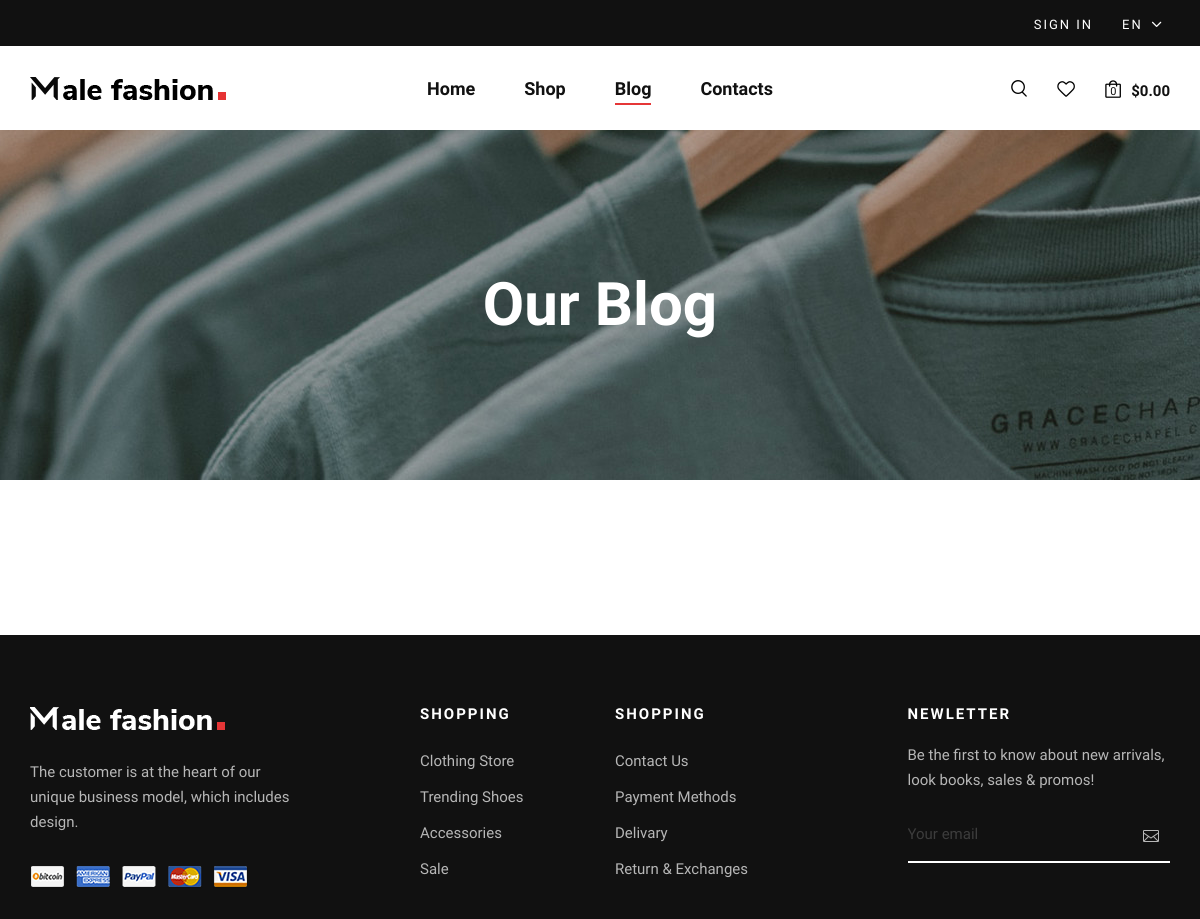
/blog/, run on an earlier commit of the app's database.
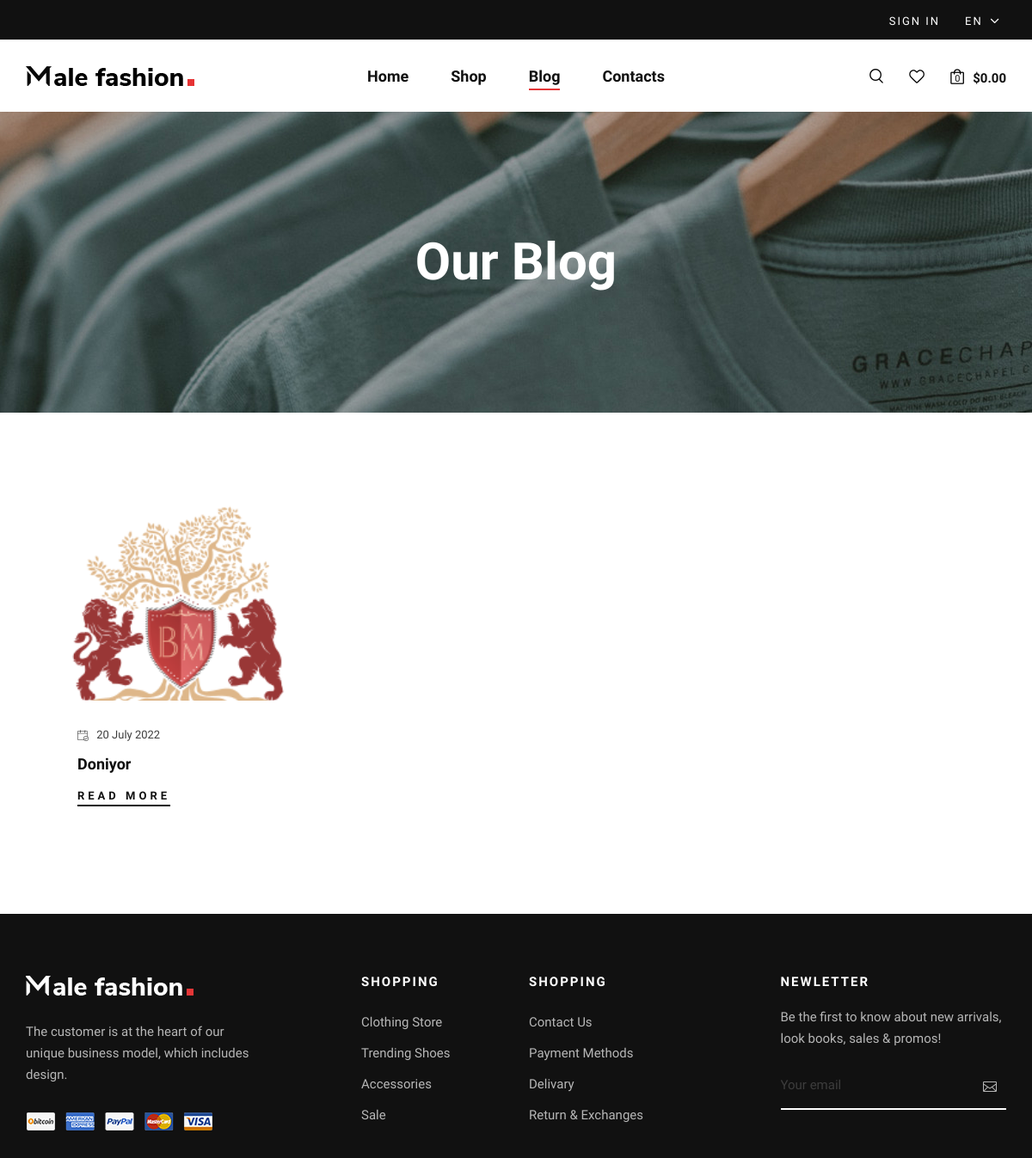
And on a later commit of the database.
### blogs/models.py (models this page shows, shortened)
class PostModel(models.Model):
    title = models.CharField(max_length=255, verbose_name=_('title'))
    body = RichTextUploadingField(verbose_name=_('body'))
    main_image = models.ImageField(upload_to='main_images/', verbose_name=_('main image'))
    banner = models.ImageField(upload_to='post_banners/', verbose_name=_('banner'))
    auther = models.ForeignKey(AutherModel, related_name='posts', on_delete=models.RESTRICT)
    tag = models.ManyToManyField(PostTagModel, related_name='posts', verbose_name=_('tag'))
    created_at = models.DateTimeField(auto_now_add=True, verbose_name=_('created at'))
    class Meta:
        verbose_name = _('post')
        verbose_name_plural = _('posts')

### blogs/views.py (the view)
# urls.py: path('', PostListView.as_view(), name='posts'),
class PostListView(ListView):
    template_name = 'blog.html'
    def get_queryset(self):
        qs = PostModel.objects.order_by('-id')
        tag = self.request.GET.get('tag')
        if tag:
            qs = qs.filter(tag__name=tag)
        return qs

### templates/blog.html
{% extends 'layouts/base.html' %}
{% load static %}
{% block content %}
    <section class="breadcrumb-blog set-bg" data-setbg="{% static 'img/breadcrumb-bg.jpg' %}">
        <div class="container">
            <div class="row">
                <div class="col-lg-12">
                    {% if request.GET %}
                        <h2>#{{ request.GET.tag }}</h2>
                    {% else %}
                        <h2>Our Blog</h2>
                    {% endif %}
                </div>
            </div>
        </div>
    </section>
    <section class="blog spad">
        <div class="container">
            <div class="row">
                {% for post in object_list %}
                    <div class="col-lg-4 col-md-6 col-sm-6">
                        <div class="blog__item">
                            <div class="blog__item__pic set-bg" data-setbg="{{ post.main_image.url }}"></div>
                            <div class="blog__item__text">
                                <span><img src="{% static 'img/icon/calendar.png' %}" alt=""> {{ post.created_at|date:"d F Y" }}</span>
                                <h5>{{ post.title|title|truncatewords:"10" }}</h5>
                                <a href="{% url 'blogs:detail' post.pk %}">Read More</a>
                            </div>
                        </div>
                    </div>
                {% endfor %}
            </div>
        </div>
    </section>
{% endblock %}

### templates/layouts/base.html (shortened to what this page needs)
{% load static %}
<!DOCTYPE html>
<html lang="zxx">
<head>
    <link rel="stylesheet" href="{% static 'css/bootstrap.min.css' %}" type="text/css">
    <link rel="stylesheet" href="{% static 'css/font-awesome.min.css' %}" type="text/css">
    <link rel="stylesheet" href="{% static 'css/elegant-icons.css' %}" type="text/css">
    <link rel="stylesheet" href="{% static 'css/magnific-popup.css' %}" type="text/css">
    <link rel="stylesheet" href="{% static 'css/nice-select.css' %}" type="text/css">
    <link rel="stylesheet" href="{% static 'css/owl.carousel.min.css' %}" type="text/css">
    <link rel="stylesheet" href="{% static 'css/slicknav.min.css' %}" type="text/css">
    <link rel="stylesheet" href="{% static 'css/style.css' %}" type="text/css">
</head>
<body>
{% include 'layouts/navbar.html' %}
{% block content %}
{% endblock %}
{% include 'layouts/footer.html' %}
</body>
</html>

### templates/layouts/navbar.html (shortened to what this page needs)
{% load static %}
<header class="header">
    <div class="header__top">
        <div class="container">
            <div class="row">
                <div class="col-lg-6 col-md-7">
                </div>
                <div class="col-lg-6 col-md-5">
                    <div class="header__top__right">
                        <div class="header__top__links">
                            <a href="#">Sign in</a>
                        </div>
                        <div class="header__top__hover">
                            <span>EN <i class="arrow_carrot-down"></i></span>
                        </div>
                    </div>
                </div>
            </div>
        </div>
    </div>
    <div class="container">
        <div class="row">
            <div class="col-lg-3 col-md-3">
                <div class="header__logo">
                    <a href="{% url 'pages:home' %}"><img src="{% static 'img/logo.png' %}" alt=""></a>
                </div>
            </div>
            <div class="col-lg-6 col-md-6">
                <nav class="header__menu mobile-menu">
                    <ul>
                        <li class="{% if request.path == '/' %}active{% endif %}"><a href="{% url 'pages:home' %}">Home</a></li>
                        <li><a href="./shop.html">Shop</a></li>
                        <li class="{% if request.path == '/blog/' %}active{% endif %}"><a href="{% url 'blogs:posts' %}">Blog</a></li>
                        <li class="{% if request.path == '/contact/' %}active{% endif %}"><a href="{% url 'pages:contact' %}">Contacts</a></li>
                    </ul>
                </nav>
            </div>
            <div class="col-lg-3 col-md-3">
                <div class="header__nav__option">
                    <a href="#" class="search-switch"><img src="{% static 'img/icon/search.png' %}" alt=""></a>
                    <a href="#"><img src="{% static 'img/icon/heart.png' %}" alt=""></a>
                    <a href="#"><img src="{% static 'img/icon/cart.png' %}" alt=""> <span>0</span></a>
                    <div class="price">$0.00</div>
                </div>
            </div>
        </div>
    </div>
</header>

### templates/layouts/footer.html
{% load static %}
<footer class="footer">
    <div class="container">
        <div class="row">
            <div class="col-lg-3 col-md-6 col-sm-6">
                <div class="footer__about">
                    <div class="footer__logo">
                        <a href="#"><img src="{% static 'img/footer-logo.png' %}" alt=""></a>
                    </div>
                    <p>The customer is at the heart of our unique business model, which includes design.</p>
                    <a href="#"><img src="{% static 'img/payment.png' %}" alt=""></a>
                </div>
            </div>
            <div class="col-lg-2 offset-lg-1 col-md-3 col-sm-6">
                <div class="footer__widget">
                    <h6>Shopping</h6>
                    <ul>
                        <li><a href="#">Clothing Store</a></li>
                        <li><a href="#">Trending Shoes</a></li>
                        <li><a href="#">Accessories</a></li>
                        <li><a href="#">Sale</a></li>
                    </ul>
                </div>
            </div>
            <div class="col-lg-2 col-md-3 col-sm-6">
                <div class="footer__widget">
                    <h6>Shopping</h6>
                    <ul>
                        <li><a href="#">Contact Us</a></li>
                        <li><a href="#">Payment Methods</a></li>
                        <li><a href="#">Delivary</a></li>
                        <li><a href="#">Return & Exchanges</a></li>
                    </ul>
                </div>
            </div>
            <div class="col-lg-3 offset-lg-1 col-md-6 col-sm-6">
                <div class="footer__widget">
                    <h6>NewLetter</h6>
                    <div class="footer__newslatter">
                        <p>Be the first to know about new arrivals, look books, sales & promos!</p>
                        <form action="#">
                            <input type="text" placeholder="Your email">
                            <button type="submit"><span class="icon_mail_alt"></span></button>
                        </form>
                    </div>
                </div>
            </div>
        </div>
    </div>
</footer>

What changed in the data, as far as the page shows it:
added PostModel: created_at "20 July 2022", title "Doniyor"
